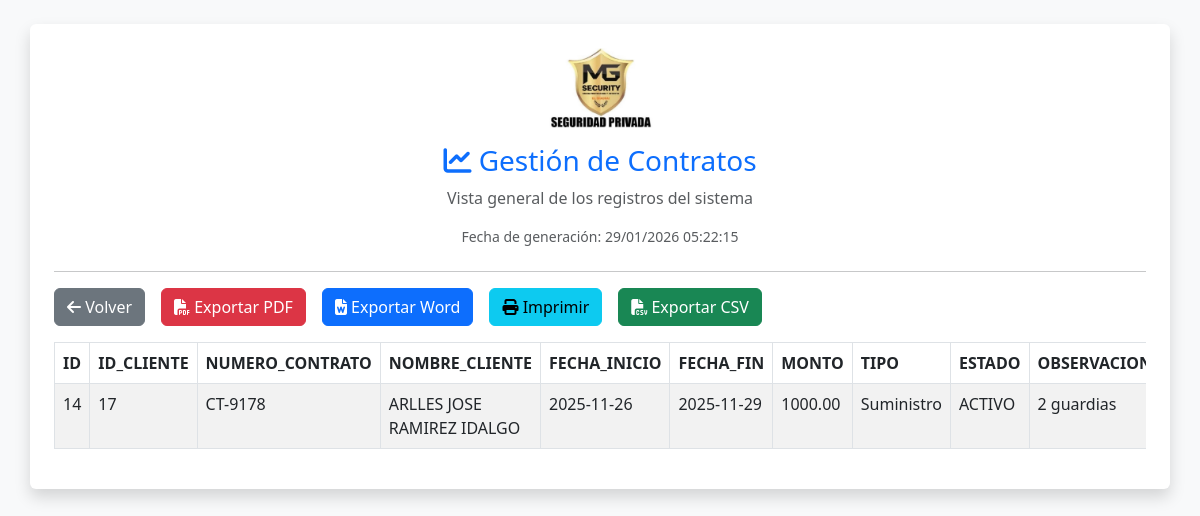
/reportes/reporte_contratos.php (signed in), run on the app's committed database.
### tables this page shows
CREATE TABLE `tbl_ms_contratos` (
  `id` int(11) NOT NULL,
  `id_cliente` int(11) DEFAULT NULL,
  `numero_contrato` varchar(50) NOT NULL,
  `nombre_cliente` varchar(100) NOT NULL,
  `fecha_inicio` date NOT NULL,
  `fecha_fin` date NOT NULL,
  `monto` decimal(10,2) DEFAULT 0.00,
  `tipo` enum('Servicio','Suministro','Laboral','Otro') DEFAULT 'Servicio',
  `estado` enum('ACTIVO','FINALIZADO','CANCELADO','INACTIVO') DEFAULT 'ACTIVO',
  `observaciones` text DEFAULT NULL,
  `fecha_creacion` timestamp NOT NULL DEFAULT current_timestamp()
);

### reportes/reporte_contratos.php (the view, shortened to what this page needs)
<?php
include("../conexion.php");
$reportes = [
    "Contratos" => ["titulo" => "Gestión de Contratos", "tabla" => "tbl_ms_contratos"],
];
$modulo = "Contratos";
$titulo_reporte = $reportes[$modulo]["titulo"];
$tabla_reporte  = $reportes[$modulo]["tabla"];
$query = "SELECT * FROM $tabla_reporte";
$result = mysqli_query($conexion, $query);
?>
<!DOCTYPE html>
<html lang="es">
<head>
    <link rel="stylesheet" href="https://cdn.jsdelivr.net/npm/bootstrap@5.3.0/dist/css/bootstrap.min.css">
    <link rel="stylesheet" href="https://cdnjs.cloudflare.com/ajax/libs/font-awesome/6.4.0/css/all.min.css">
</head>
<body class="bg-light">
<div class="container mt-4 bg-white shadow p-4 rounded">
    <div class="text-center mb-4">
        <img src="../imagenes/logo.jpeg" alt="Logo Empresa" class="img-fluid" style="max-height: 80px;">
        <h3 class="text-primary mt-3">
            <i class="fa fa-chart-line"></i> <?php echo $titulo_reporte; ?>
        </h3>
        <p class="text-muted">Vista general de los registros del sistema</p>
        <p class="text-muted small">Fecha de generación: <?php echo date("d/m/Y H:i:s"); ?></p>
    </div>
    <hr>
    <div class="mb-3 d-flex gap-3 no-print">
        <a href="../modulos/reportes.php" class="btn btn-secondary">
            <i class="fa fa-arrow-left"></i> Volver
        </a>
        <button onclick="exportarPDF()" class="btn btn-danger">
            <i class="fa fa-file-pdf"></i> Exportar PDF
        </button>
        <button onclick="exportarWord()" class="btn btn-primary">
            <i class="fa fa-file-word"></i> Exportar Word
        </button>
        <button onclick="window.print()" class="btn btn-info">
            <i class="fa fa-print"></i> Imprimir
        </button>
        <a href="reporte_contratos.php?export=csv" class="btn btn-success">
            <i class="fa fa-file-csv"></i> Exportar CSV
        </a>
    </div>
    <div class="table-container">
        <table class="table table-bordered table-striped">
            <thead>
                <tr>
                    <?php
                    if ($result && mysqli_num_rows($result) > 0) {
                        $campos = array_keys(mysqli_fetch_assoc($result));
                        foreach ($campos as $campo) {
                            echo "<th>" . strtoupper($campo) . "</th>";
                        }
                        mysqli_data_seek($result, 0);
                    }
                    ?>
                </tr>
            </thead>
            <tbody>
                <?php
                if ($result && mysqli_num_rows($result) > 0) {
                    while ($fila = mysqli_fetch_assoc($result)) {
                        echo "<tr>";
                        foreach ($fila as $campo => $dato) {
                            echo "<td>" . htmlspecialchars($dato ?? '') . "</td>";
                        }
                        echo "</tr>";
                    }
                } else {
                    echo "<tr><td colspan='20' class='text-center text-muted'>No hay datos disponibles.</td></tr>";
                }
                ?>
            </tbody>
        </table>
    </div>
</div>
</body>
</html>

### reportes/reporte_contratos.php (style rules this page uses)
.table-container { max-height: 70vh; overflow-y: auto; }
th { background: #0d6efd; color: white; position: sticky; top: 0; }

### data on the page
tbl_ms_contratos: id "14", id_cliente "17", numero_contrato "CT-9178", nombre_cliente "ARLLES JOSE RAMIREZ IDALGO", fecha_inicio "2025-11-26", fecha_fin "2025-11-29", monto "1000.00", tipo "Suministro", estado "ACTIVO", observaciones "2 guardias"

### other printed values
$titulo_reporte "Gestión de Contratos"
$campo "ID"
$campo "ID_CLIENTE"
$campo "NUMERO_CONTRATO"
$campo "NOMBRE_CLIENTE"
$campo "FECHA_INICIO"
$campo "FECHA_FIN"
$campo "MONTO"
$campo "TIPO"
$campo "ESTADO"
